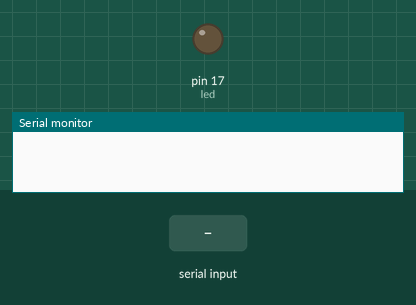
Recording of a sketch running on a simulated Arduino Uno, built with avr-gcc and run on an emulated ATmega328P. On the bench: output pins drawn as LEDs (lit = HIGH), the last lines printed to the serial monitor. The test bench sets the inputs (shaded band).

Above: at 1.2 s.
1.3 s: "o" received over Serial
At 2.3 s:
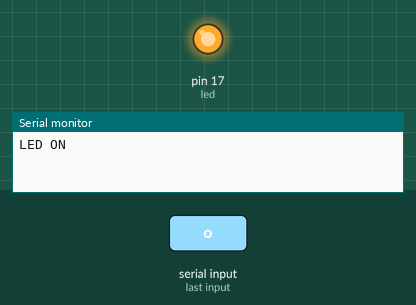
2.9 s: "x" received over Serial
At 3.5 s:
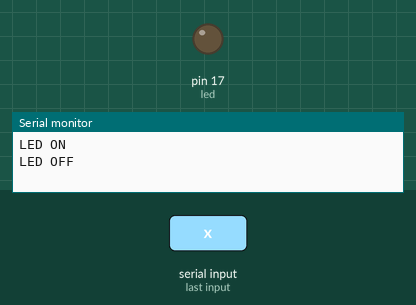
Timing chart, 0 to 5.9 s (numbered marks = the images above; inputs shaded):
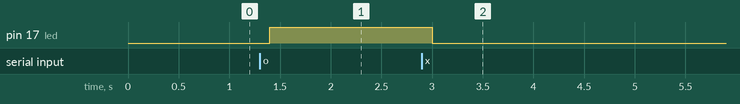

Measured:
- after the input at 1.3 s, pin 17 (led): LOW → HIGH after 0.10 s
- after the input at 2.9 s, pin 17 (led): HIGH → LOW after 0.10 s

The sketch:

04.Serial.ino
```cpp
int led=17;

void setup() {
  pinMode(led,OUTPUT);
  Serial.begin(9600); //baud rate 맞춰줘야함
}

void loop() {
  if( Serial.available()){
    char a=Serial.read();
    if(a=='o'){
      digitalWrite(led,HIGH);
      Serial.println("LED ON");
    }
    if(a=='x'){
      digitalWrite(led,LOW);
      Serial.println("LED OFF");
    }
  }
  delay(100);
}
```
